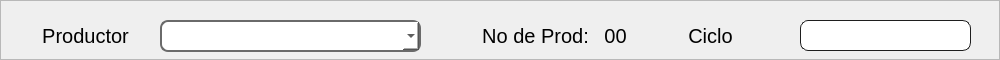
      <widget class="QFrame" name="frame_5">
       <property name="geometry">
        <rect>
         <x>190</x>
         <y>40</y>
         <width>1000</width>
         <height>60</height>
        </rect>
       </property>
       <property name="frameShape">
        <enum>QFrame::StyledPanel</enum>
       </property>
       <property name="frameShadow">
        <enum>QFrame::Raised</enum>
       </property>
       <widget class="QComboBox" name="Liq_Prod_CB">
        <property name="geometry">
         <rect>
          <x>160</x>
          <y>20</y>
          <width>261</width>
          <height>32</height>
         </rect>
        </property>
        <property name="styleSheet">
         <string notr="true">font: 14pt &quot;Bahnschrift&quot;;
border-width:2px;
border-color:rgb(106, 106, 106);
border-style:solid;
border-radius:8px;
background:white;</string>
        </property>
       </widget>
       <widget class="QLabel" name="Liq_Prod">
        <property name="geometry">
         <rect>
          <x>30</x>
          <y>20</y>
          <width>111</width>
          <height>31</height>
         </rect>
        </property>
        <property name="styleSheet">
         <string notr="true">font:20px;
border-radius:0px;
background:transparent;
border-color: rgb(237, 237, 237);</string>
        </property>
        <property name="text">
         <string>Productor</string>
        </property>
        <property name="alignment">
         <set>Qt::AlignCenter</set>
        </property>
       </widget>
       <widget class="QLabel" name="Liq_NoProd">
        <property name="geometry">
         <rect>
          <x>470</x>
          <y>20</y>
          <width>131</width>
          <height>31</height>
         </rect>
        </property>
        <property name="styleSheet">
         <string notr="true">font:20px;
border-radius:0px;
background:transparent;
border-color: rgb(237, 237, 237);</string>
        </property>
        <property name="text">
         <string>No de Prod:</string>
        </property>
        <property name="alignment">
         <set>Qt::AlignCenter</set>
        </property>
       </widget>
       <widget class="QLabel" name="Liq_NoProd_Num">
        <property name="geometry">
         <rect>
          <x>590</x>
          <y>20</y>
          <width>51</width>
          <height>31</height>
         </rect>
        </property>
        <property name="styleSheet">
         <string notr="true">font:20px;
border-radius:0px;
background:transparent;
border-color: rgb(237, 237, 237);</string>
        </property>
        <property name="text">
         <string>00</string>
        </property>
        <property name="alignment">
         <set>Qt::AlignCenter</set>
        </property>
       </widget>
       <widget class="QLabel" name="Liq_Ciclo">
        <property name="geometry">
         <rect>
          <x>670</x>
          <y>20</y>
          <width>81</width>
          <height>31</height>
         </rect>
        </property>
        <property name="styleSheet">
         <string notr="true">font:20px;
border-radius:0px;
background:transparent;
border-color: rgb(237, 237, 237);</string>
        </property>
        <property name="text">
         <string>Ciclo</string>
        </property>
        <property name="alignment">
         <set>Qt::AlignCenter</set>
        </property>
       </widget>
       <widget class="QLineEdit" name="Liq_Ciclo_edit">
        <property name="geometry">
         <rect>
          <x>800</x>
          <y>20</y>
          <width>171</width>
          <height>31</height>
         </rect>
        </property>
        <property name="styleSheet">
         <string notr="true">border-width:1px;
border-color:rgb(30,30,30);
border-style:solid;
border-radius:8px;
background:white;</string>
        </property>
       </widget>
      </widget>
